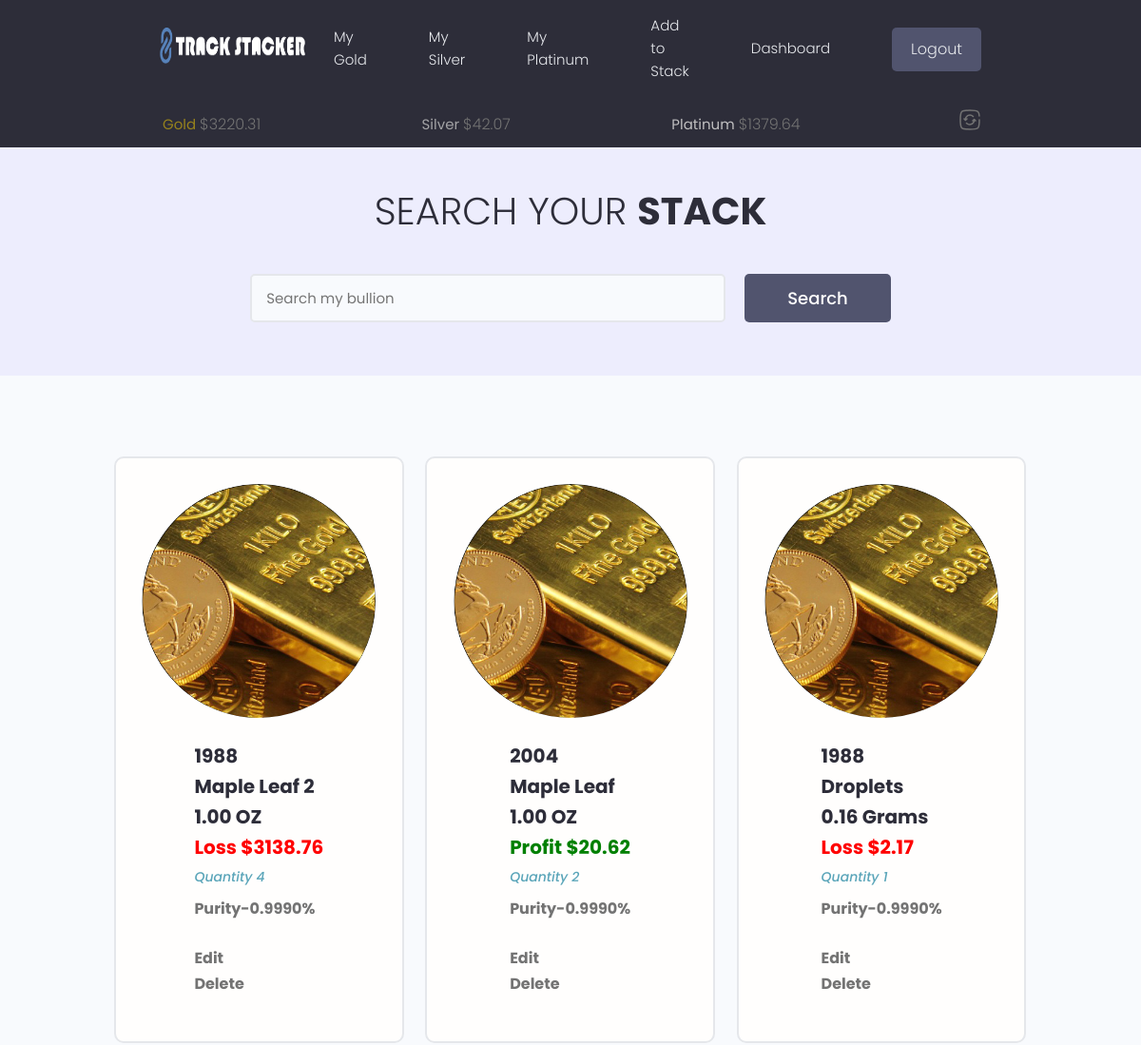
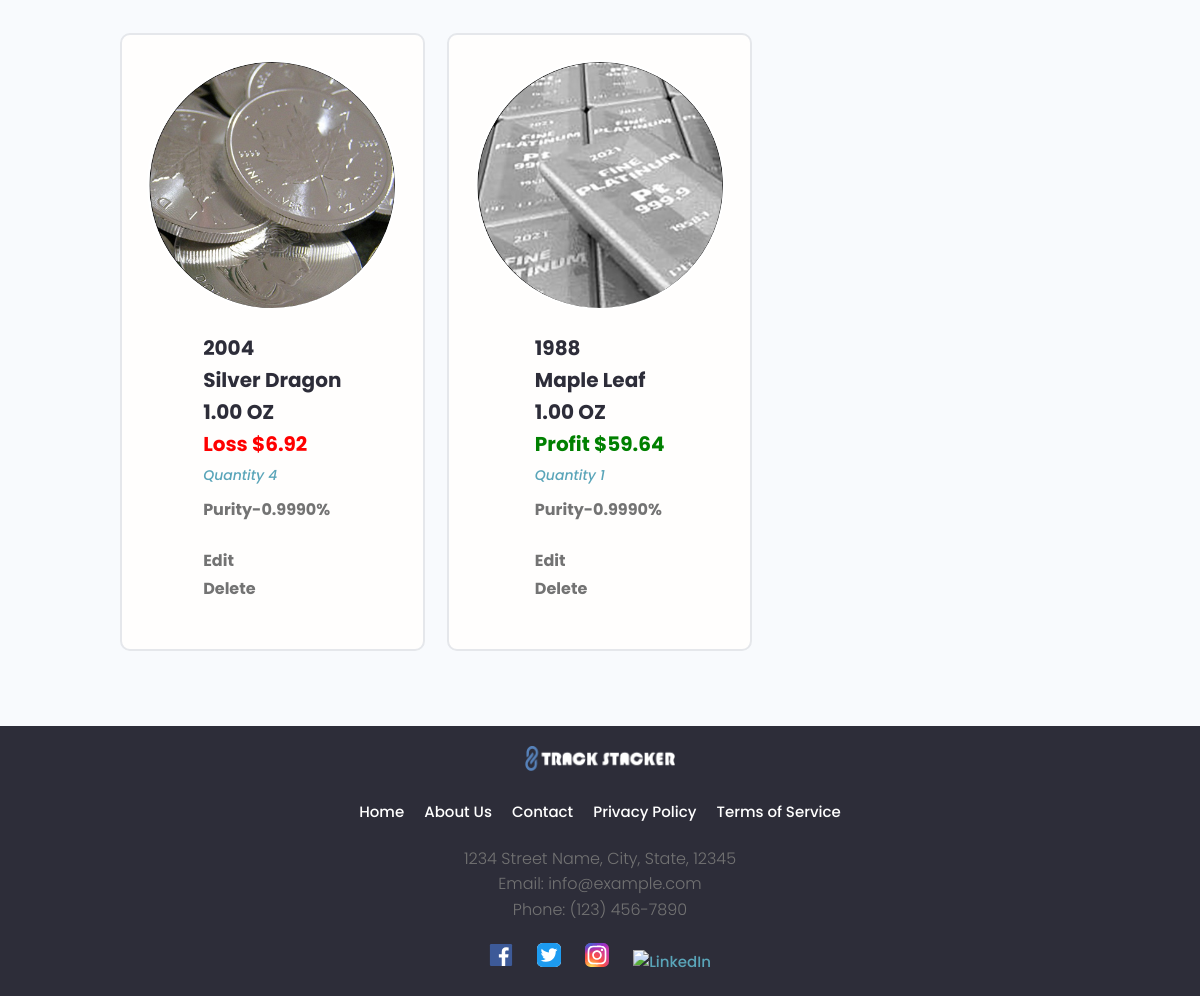
Page /search-stack/ (signed in) on the earlier database version (2 pictures, top to bottom).
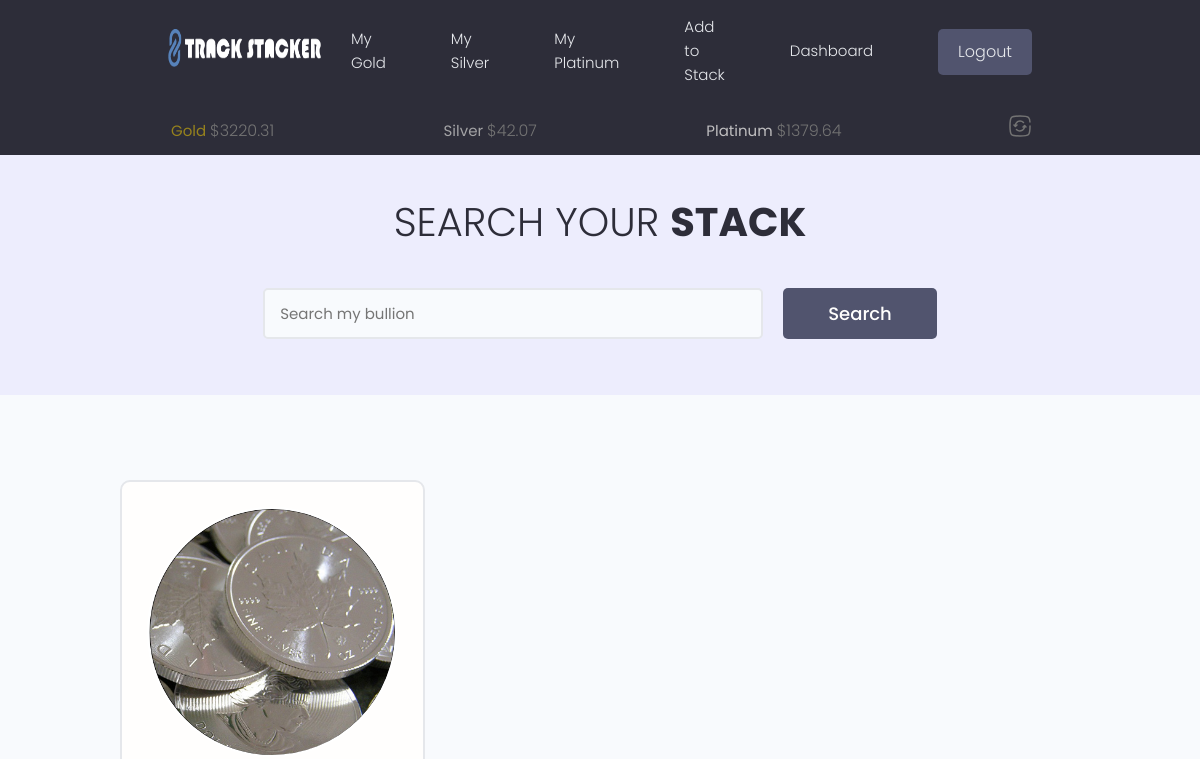
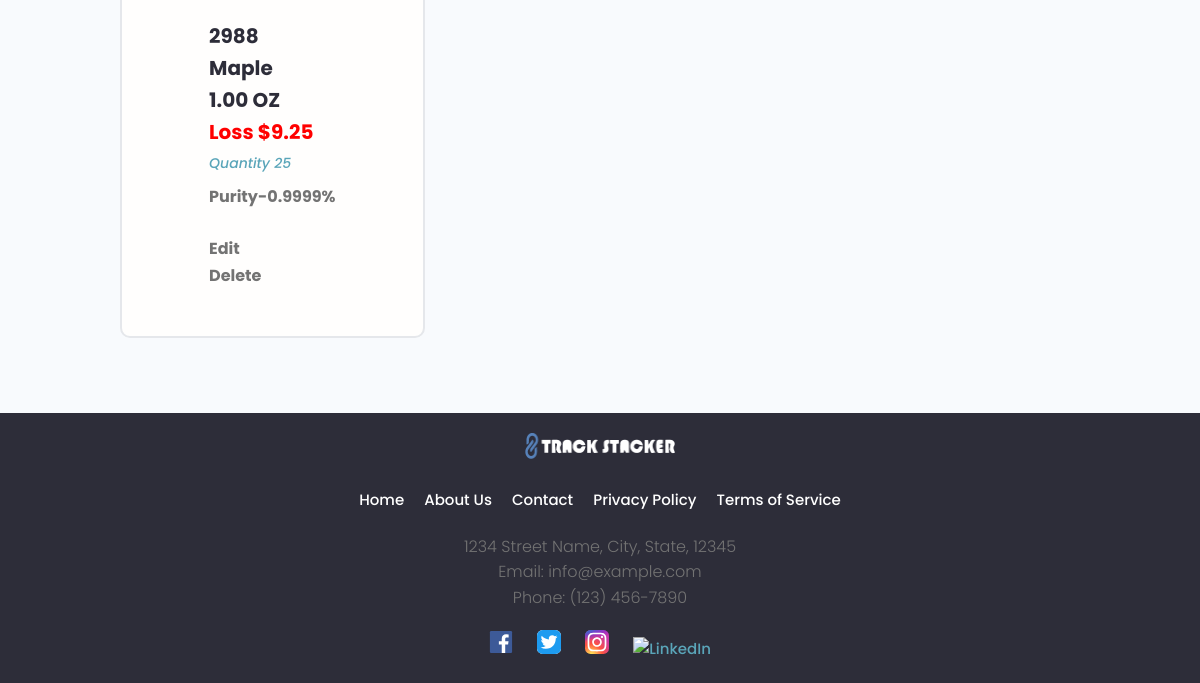
Same page on the later database version (2 pictures, top to bottom).
### tracker/models.py (models this page shows, shortened)
class MetalsData(models.Model):
    owner = models.OneToOneField(Profile, on_delete=models.CASCADE)
    timestamp = models.IntegerField(default=0)
    rates = models.JSONField(default=dict)
    currency = models.CharField(max_length=30)
    current_gold_price = models.DecimalField(max_digits=30, decimal_places=2, default=0)
    current_silver_price = models.DecimalField(max_digits=30, decimal_places=2, default=0)
    current_platinum_price = models.DecimalField(max_digits=30, decimal_places=2, default=0)
    class Meta:
        verbose_name_plural = "Metals Data"

class Gold(models.Model):
    METAL_TYPES = (
        ('gold', 'Gold'),
        ('silver', 'Silver'),
        ('platinum', 'Platinum'),
    )
    BAR_ROUND_MISC = (
        ('bar', 'Bar'),
        ('round', 'Round'),
        ('misc', 'Misc'),
    )
    UNIT_CHOICES = [
        ('GRAMS', 'Grams'),
        ('TROY_OUNCES', 'Troy Ounces'),
    ]
    COA_PRESENT = [
        ('yes', 'Yes'),
        ('no', 'No'),
    ]
    owner = models.ForeignKey(Profile, on_delete=models.CASCADE, default=None, null=True, blank=True, unique=False)
    metal_type = models.CharField(max_length=100, choices=METAL_TYPES, default='')
    item_type = models.CharField(max_length=100, choices=BAR_ROUND_MISC, default='round')
    coa_present = models.CharField(max_length=100, choices=COA_PRESENT, default='no')
    item_year =models.PositiveIntegerField(null=True, blank=True, default=None)
    item_name = models.CharField(max_length=100)
    item_about = models.TextField(max_length=500, null=True, blank=True, default="")
    featured_image = models.ImageField(default='images/gold_avatar.jpg', null=True, blank=True)
    purity = models.DecimalField(max_digits=15, decimal_places=4, null=True, blank=True)
    quantity = models.IntegerField()
    weight_troy_oz = models.DecimalField(max_digits=30, decimal_places=4)
    weight_grams = models.DecimalField(max_digits=30, decimal_places=4, default=0.00)
    cost_to_purchase = models.DecimalField(max_digits=20, decimal_places=2)
    spot_at_purchase = models.DecimalField(max_digits=20, decimal_places=2, null=True, blank=True, default=None)
    premium = models.DecimalField(max_digits=20, decimal_places=2, null=True, blank=True, default=0.00)
    shipping_cost = models.DecimalField(max_digits=15, decimal_places=2, null=True, blank=True)
    purchased_from = models.CharField(max_length=100)
    created = models.DateTimeField(auto_now_add=True)
    cost_per_unit = models.DecimalField(max_digits=20, decimal_places=2, null=True, blank=True, default=0.00)
    total_cost_per_unit = models.DecimalField(max_digits=20, decimal_places=2, null=True, blank=True, default=0.00)
    weight_per_unit = models.DecimalField(max_digits=20, decimal_places=4, default=0.00)
    initial_weight_unit = models.CharField(max_length=50, choices=UNIT_CHOICES, default='TROY_OUNCES')
    id = models.UUIDField(default=uuid.uuid4, primary_key=True, editable=False)
    class Meta:
        verbose_name_plural = "Gold"
    def calculate_profit(self, spot_price):
        if self.quantity > 0:
            try:
                melt_value = Decimal(self.weight_troy_oz) * Decimal(spot_price)
                profit = melt_value - (self.total_cost_per_unit * self.quantity)
            except Exception as e:
                print(f'There has been an error {e}')
            return profit
        else:
            profit = 0.00
            return profit

class Silver(models.Model):
    METAL_TYPES = (
        ('gold', 'Gold'),
        ('silver', 'Silver'),
        ('platinum', 'Platinum'),
    )
    BAR_ROUND_MISC = (
        ('bar', 'Bar'),
        ('round', 'Round'),
        ('misc', 'Misc'),
    )
    UNIT_CHOICES = [
        ('GRAMS', 'Grams'),
        ('TROY_OUNCES', 'Troy Ounces'),
    ]
    COA_PRESENT = [
        ('yes', 'Yes'),
        ('no', 'No'),
    ]
    owner = models.ForeignKey(Profile, on_delete=models.CASCADE, default=None, null=True, blank=True, unique=False)
    metal_type = models.CharField(max_length=100, choices=METAL_TYPES, default='')
    item_type = models.CharField(max_length=100, choices=BAR_ROUND_MISC, default='round')
    coa_present = models.CharField(max_length=100, choices=COA_PRESENT, default='no')
    item_year =models.PositiveIntegerField(null=True, blank=True, default=None)
    item_name = models.CharField(max_length=100)
    item_about = models.TextField(max_length=500, null=True, blank=True, default="")
    featured_image = models.ImageField(default='images/silver_avatar.jpg', null=True, blank=True)
    purity = models.DecimalField(max_digits=15, decimal_places=4, null=True, blank=True)
    quantity = models.IntegerField()
    weight_troy_oz = models.DecimalField(max_digits=30, decimal_places=4)
    weight_grams = models.DecimalField(max_digits=30, decimal_places=4, default=0.00)
    cost_to_purchase = models.DecimalField(max_digits=20, decimal_places=2)
    spot_at_purchase = models.DecimalField(max_digits=20, decimal_places=2, null=True, blank=True, default=None)
    premium = models.DecimalField(max_digits=20, decimal_places=2, null=True, blank=True, default=0.00)
    shipping_cost = models.DecimalField(max_digits=15, decimal_places=2, null=True, blank=True)
    purchased_from = models.CharField(max_length=100)
    created = models.DateTimeField(auto_now_add=True)
    cost_per_unit = models.DecimalField(max_digits=20, decimal_places=2, null=True, blank=True, default=0.00)
    total_cost_per_unit = models.DecimalField(max_digits=20, decimal_places=2, null=True, blank=True, default=0.00)
    weight_per_unit = models.DecimalField(max_digits=20, decimal_places=4, default=0.00)
    initial_weight_unit = models.CharField(max_length=50, choices=UNIT_CHOICES, default='TROY_OUNCES')
    id = models.UUIDField(default=uuid.uuid4, primary_key=True, editable=False)
    class Meta:
        verbose_name_plural = "Silver"
    def calculate_profit(self, spot_price):
        if self.quantity > 0:
            try:
                melt_value = Decimal(self.weight_troy_oz) * Decimal(spot_price)
                profit = melt_value - (self.total_cost_per_unit * self.quantity)
            except Exception as e:
                print(f'There has been an error {e}')
            return profit
        else:
            profit = 0.00
            return profit

class Platinum(models.Model):
    METAL_TYPES = (
        ('gold', 'Gold'),
        ('silver', 'Silver'),
        ('platinum', 'Platinum'),
    )
    BAR_ROUND_MISC = (
        ('bar', 'Bar'),
        ('round', 'Round'),
        ('misc', 'Misc'),
    )
    UNIT_CHOICES = [
        ('GRAMS', 'Grams'),
        ('TROY_OUNCES', 'Troy Ounces'),
    ]
    COA_PRESENT = [
        ('yes', 'Yes'),
        ('no', 'No'),
    ]
    owner = models.ForeignKey(Profile, on_delete=models.CASCADE, default=None, null=True, blank=True, unique=False)
    metal_type = models.CharField(max_length=100, choices=METAL_TYPES, default='')
    item_type = models.CharField(max_length=100, choices=BAR_ROUND_MISC, default='round')
    coa_present = models.CharField(max_length=100, choices=COA_PRESENT, default='no')
    item_year =models.PositiveIntegerField(null=True, blank=True, default=None)
    item_name = models.CharField(max_length=100)
    item_about = models.TextField(max_length=500, null=True, blank=True, default="")
    featured_image = models.ImageField(default='images/platinum_avatar.jpg', null=True, blank=True)
    purity = models.DecimalField(max_digits=15, decimal_places=4, null=True, blank=True)
    quantity = models.IntegerField()
    weight_troy_oz = models.DecimalField(max_digits=30, decimal_places=4)
    weight_grams = models.DecimalField(max_digits=30, decimal_places=4, default=0.00)
    cost_to_purchase = models.DecimalField(max_digits=20, decimal_places=2)
    spot_at_purchase = models.DecimalField(max_digits=20, decimal_places=2, null=True, blank=True, default=None)
    premium = models.DecimalField(max_digits=20, decimal_places=2, null=True, blank=True, default=0.00)
    shipping_cost = models.DecimalField(max_digits=15, decimal_places=2, null=True, blank=True)
    purchased_from = models.CharField(max_length=100)
    created = models.DateTimeField(auto_now_add=True)
    cost_per_unit = models.DecimalField(max_digits=20, decimal_places=2, null=True, blank=True, default=None)
    total_cost_per_unit = models.DecimalField(max_digits=20, decimal_places=2, null=True, blank=True, default=None)
    weight_per_unit = models.DecimalField(max_digits=20, decimal_places=4, default=0.00)
    initial_weight_unit = models.CharField(max_length=50, choices=UNIT_CHOICES, default='TROY_OUNCES')
    id = models.UUIDField(default=uuid.uuid4, primary_key=True, editable=False)
    class Meta:
        verbose_name_plural = "Platinum"
    def calculate_profit(self, spot_price):
        if self.quantity > 0:
            try:
                melt_value = Decimal(self.weight_troy_oz) * Decimal(spot_price)
                profit = melt_value - (self.total_cost_per_unit * self.quantity)
            except Exception as e:
                print(f'There has been an error {e}')
            return profit
        else:
            profit = 0.00
            return profit

### tracker/views.py (the view, shortened to what this page needs)
# urls.py: path('search-stack/', views.searchMetal, name='searchMetal'),
@login_required(login_url='login-user')
def searchMetal(request):
        results, search_query = searchMetals(request)
        gold_items = results['gold_items']
        silver_items = results['silver_items']
        platinum_items = results['platinum_items']
        metal_objects = list(gold_items) + list(silver_items) + list(platinum_items)
        custom_range, metal_objects = paginateMetals(request, metal_objects, 6)
        metals_data, created = MetalsData.objects.get_or_create(owner=request.user.profile)
        five_minutes_later = metals_data.timestamp + 300
        unix_time_now = int(time.time())
        if metals_data.current_gold_price == 0:
            metals_data.get_api_data(request.user)
        elif (unix_time_now - five_minutes_later) > 300:
            print('pancake')
        gold_price = metals_data.current_gold_price
        silver_price = metals_data.current_silver_price
        platinum_price = metals_data.current_platinum_price
        if metal_objects:
            spot_price = None
            for object in metal_objects:
                if object.metal_type == 'gold':
                    spot_price = gold_price
                    object.profit = object.calculate_profit(spot_price)
                elif object.metal_type == 'silver':
                    spot_price = silver_price
                    object.profit = object.calculate_profit(spot_price)
                elif object.metal_type == 'platinum':
                    spot_price = platinum_price
                    object.profit = object.calculate_profit(spot_price)
                else:
                    raise Http404("Somehow you managed to mess up something that shouldn't ever happen, congrats!")
            for object in metal_objects:
                if object.quantity != 0:
                    object.weight = object.weight_troy_oz / object.quantity
                else:
                    object.weight = None  # or handle the zero quantity case appropriately
            context = {'metal_objects': metal_objects,
                    'search_query': search_query,
                    'custom_range': custom_range,
                    'object.profit': object.profit,
                    'object.weight': object.weight,
                    'spot_price': spot_price
                    }
        return render(request, 'tracker/searchreturn.html', context)

### tracker/templates/tracker/searchreturn.html (shortened to what this page needs)
{% extends 'main.html' %}
{% block content %}
{% load static %}
{% load multiply %}
{% load custom_filters %}
<main class="projects">
    <section class="hero-section text-center">
      <div class="container container--narrow">
        <div class="hero-section__box">
          <h2>Search your <span>Stack</span></h2>
        </div>
        <div class="hero-section__search">
          <form class="form" action="#" method="get">
            <div class="form__field">
              <input class="input input--text" id="formInput#search" type="text" name="search_query"
                placeholder="Search my bullion" />
            </div>
            <input class="btn btn--sub btn--lg" type="submit" value="Search" placeholder="{{search_query}}"/>
          </form>
        </div>
      </div>
    </section>
    <section class="projectsList">
      <div class="container">
        <div class="grid grid--three">
          {% for object in metal_objects %}
          <div class="column">
            <div class="card project">
              <a href="{% url 'singleMetal' metal_type=object.metal_type pk=object.pk %}" class="project">
                {% if object.featured_image.url != None %}
                <div class="project__thumbnail metal__thumbnail" style="background-image: url('{{ object.featured_image.url }}')">
                </div>
                {% else %}
                <div class="project__thumbnail metal__thumbnail" style="background-image: url('{% static 'images/default.jpg' %}')">
                </div>
                {% endif %}
                <div class="card__body">
                  <h3 class="project__title">{{object.item_year}}</h3>
                  <h3 class="project__title">{{object.item_name}}</h3>
                  {% if object.initial_weight_unit == 'TROY_OUNCES' %}
                  <h3 class="project__title">{{object.weight|floatformat:2}} OZ</h3>
                  {% else %}
                  <h3 class="project__title">{{object.weight|floatformat:2}} Gram{{object.weight|floatformat:2|pluralize}}</h3>
                  {% endif %}
                  {% if object.profit > 0 %}
                  <h3 class="profit_plus">Profit ${{object.profit|floatformat:2}}</h3>
                  {% elif object.profit == 0 %}
                  <h3 class="profit_neutral">{{object.profit|floatformat:2}}</h3>
                  {% else %}
                  <h3 class="profit_minus">Loss ${{object.profit|absolute|floatformat:2}}</h3>
                  {% endif %}
                  <p><a class="project__author" href="{% url 'singleMetal' metal_type=object.metal_type pk=object.pk %}">Quantity {{object.quantity}}</a></p>
                  <p class="project--rating">
                    <span style="font-weight: bold;">Purity-{{object.purity}}%</span>
                  </p>
                  <p class="project--rating">
                    <a href="{% url 'editPage' metal_type=object.metal_type pk=object.pk %}"><span style="font-weight: bold;">Edit</span></a><br>
                    <a href="{% url 'deletePage' metal_type=object.metal_type pk=object.pk %}"><span style="font-weight: bold;">Delete</span></a>
                  </p>
                </div>
              </a>
            </div>
          </div>
          {% endfor %}
        </div>
      </div>
    </section>
  </main>
{% endblock content %}

### templates/sub_header.html (shortened to what this page needs)
{% load static %}
<link rel="stylesheet" href="{% static 'styles/app.css' %}" />
<div id="sticky-bar">
  <header class="subheader">
    <div class="container container--narrow">
      <nav class="subheader__nav">
        <ul>
          <li class="subheader__menuItem" id="goldspot">Gold&nbsp;<span>${{gold_price}}</span></li>
          <li class="subheader__menuItem" id="silverspot">Silver&nbsp;<span>${{silver_price}}</span></li>
          <li class="subheader__menuItem" id="platinumspot">Platinum&nbsp;<span>${{platinum_price}}</span></li>
          <li class="subheader__menuItem"><a href="#" id="trigger-view"><span class="solar--refresh-square-broken" id="trigger-view-button"></span></a></li>
        </ul>
      </nav>
    </div>
  </header>
</div>

Differences in the rows shown:
removed Gold: featured_image (picture), item_year "1988", item_name "Maple Leaf 2", weight "1.00", profit|absolute "3138.76", quantity "4", purity "0.9990"
removed Gold: featured_image (picture), item_year "2004", item_name "Maple Leaf", weight "1.00", profit "20.62", quantity "2", purity "0.9990"
removed Gold: featured_image (picture), item_year "1988", item_name "Droplets", weight "0.16", profit|absolute "2.17", quantity "1", purity "0.9990"
removed Silver: featured_image (picture), item_year "2004", item_name "Silver Dragon", weight "1.00", profit|absolute "6.92", quantity "4", purity "0.9990"
removed Platinum: featured_image (picture), item_year "1988", item_name "Maple Leaf", weight "1.00", profit "59.64", quantity "1", purity "0.9990"
added Silver: featured_image (picture), item_year "2988", item_name "Maple", weight "1.00", profit|absolute "9.25", quantity "25", purity "0.9999"
